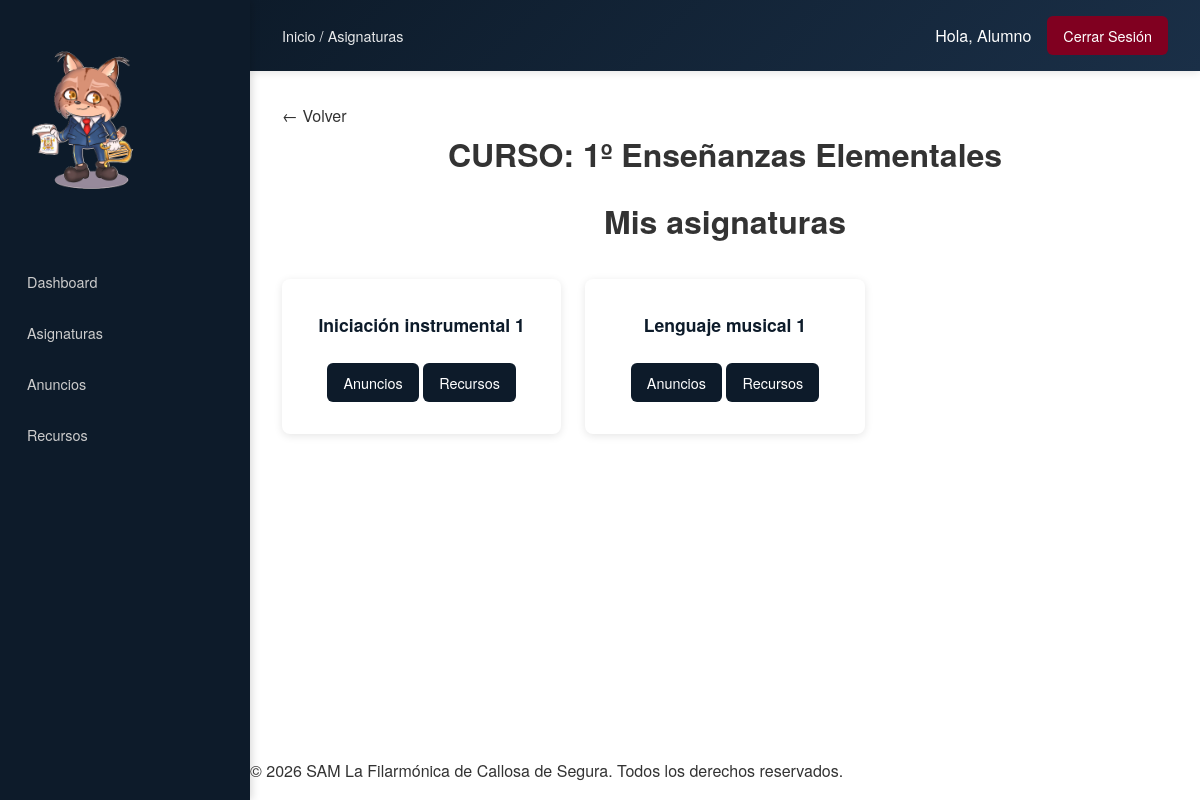
/alumno/asignaturas.php (signed in), run on the app's committed database.
### tables this page shows
CREATE TABLE `cursos` (
  `id_curso` int(11) NOT NULL,
  `nombre` varchar(150) NOT NULL,
  `descripcion` text DEFAULT NULL,
  `precio` decimal(5,2) DEFAULT NULL,
  `curso_academico` varchar(20) DEFAULT NULL,
  `plazas` int(11) DEFAULT NULL
);

CREATE TABLE `asignaturas` (
  `id_asignatura` int(11) NOT NULL,
  `nombre` varchar(100) NOT NULL,
  `id_curso` int(11) DEFAULT NULL,
  `id_profesor` int(11) DEFAULT NULL
);

### alumno/asignaturas.php (the view, shortened to what this page needs)
<?php
require_once "../includes/funciones.php";
include "../plantillas/header_privado.php";
include "../plantillas/navbar_privado.php";
?>
<main class="main">
        <?php
        $conexion = conectar();
        $id_alumno = $_SESSION['id_usuario'];
        $curso = $conexion->query("SELECT c.nombre
                                    FROM cursos c JOIN matriculas m ON c.id_curso = m.id_curso
                                    WHERE m.id_alumno=$id_alumno AND m.estado = 'activa'");
        $asignaturas = $conexion->query("SELECT DISTINCT a.id_asignatura, a.nombre
                                            FROM asignaturas a
                                            JOIN matriculas m ON a.id_curso = m.id_curso
                                            WHERE m.id_alumno = $id_alumno AND m.estado = 'activa'
                                            ORDER BY a.nombre ASC");
        if ($curso->num_rows == 0) {
            echo "<p>No estás matriculado/a en ningún curso.</p>";
        } else {
            $nombre_curso = $curso->fetch_assoc()['nombre'];
            echo "<h1>CURSO: $nombre_curso</h1>";
            echo "<h1>Mis asignaturas</h1>";
            if ($asignaturas->num_rows == 0) {
                echo "<p>No tienes asignaturas asignadas.</p>";
            } else { ?>
                <div class="dashboard-grid">
                <?php while ($asignatura = $asignaturas->fetch_assoc()) { ?>
                    <div class="dashboard-card">
                        <h3><?= $asignatura['nombre'] ?></h3>
                        <div class="acciones-card">
                            <a href="anuncios.php?id_asignatura=<?= $asignatura['id_asignatura'] ?>"> Anuncios </a>
                            <a href="recursos.php?id_asignatura=<?= $asignatura['id_asignatura'] ?>"> Recursos </a>
                        </div>
                    </div>
        <?php
                }
            }
        }
        ?>
    </div>
</main>
<?php include "../plantillas/footer_privado.php";
?>

### estaticos/css/styles.css (style rules this page uses)
* { box-sizing: border-box; margin: 0; padding: 0; }
html, body { height: 100%; margin: 0; }
body { font-family: 'Helvetica Neue', Arial, sans-serif; line-height: 1.6; color: #333333; display: flex; flex-direction: column; min-height: 100vh; min-width: 320px; }
main { flex: 1; }
a { text-decoration: none; color: inherit; }
h1, h2, h3 { margin-bottom: 1rem; text-align: center; }

### estaticos/css/privado.css (style rules this page uses)
* { box-sizing: border-box; }
html, body { min-width: 320px; }
body { margin: 0; padding: 0; }
.main { padding: 1rem; width: 100%; max-width: 1400px; min-width: 300px; margin: 0 auto; }
.dashboard-grid { display: grid; grid-template-columns: 1fr; gap: 1rem; margin-top: 1.5rem; }
.dashboard-card { background: white; padding: 1.5rem; border-radius: 8px; box-shadow: 0 2px 8px rgba(0, 0, 0, 0.1); text-align: center; transition: transform 0.3s; }
.dashboard-card h3 { color: #0D1B2A; margin-bottom: 0.75rem; font-size: 1rem; }
.dashboard-card a { display: inline-block; background: #0D1B2A; color: white; padding: 6px 12px; border-radius: 6px; margin-top: 0.75rem; transition: background 0.3s; font-size: 0.85rem; }
@media (min-width: 768px) { .main { padding: 1.5rem; } }
@media (min-width: 768px) { .dashboard-grid { grid-template-columns: repeat(2, 1fr); gap: 1.5rem; margin-top: 2rem; } }
@media (min-width: 768px) { .dashboard-card { padding: 2rem; } }
@media (min-width: 768px) { .dashboard-card h3 { font-size: 1.1rem; } }
@media (min-width: 768px) { .dashboard-card a { padding: 8px 16px; font-size: 0.9rem; } }
@media (min-width: 1024px) { .main { padding: 2rem; max-width: 1200px; } }
@media (min-width: 1024px) { .dashboard-grid { grid-template-columns: repeat(3, 1fr); } }
@media (min-width: 1024px) { body { margin-left: 250px; } }

### data on the page
cursos: nombre "1º Enseñanzas Elementales"
asignaturas: nombre "Iniciación instrumental 1"
asignaturas: nombre "Lenguaje musical 1"

### other printed values
$breadcrumbs[$pagina_actual] "Asignaturas"
$nombre "Alumno"
